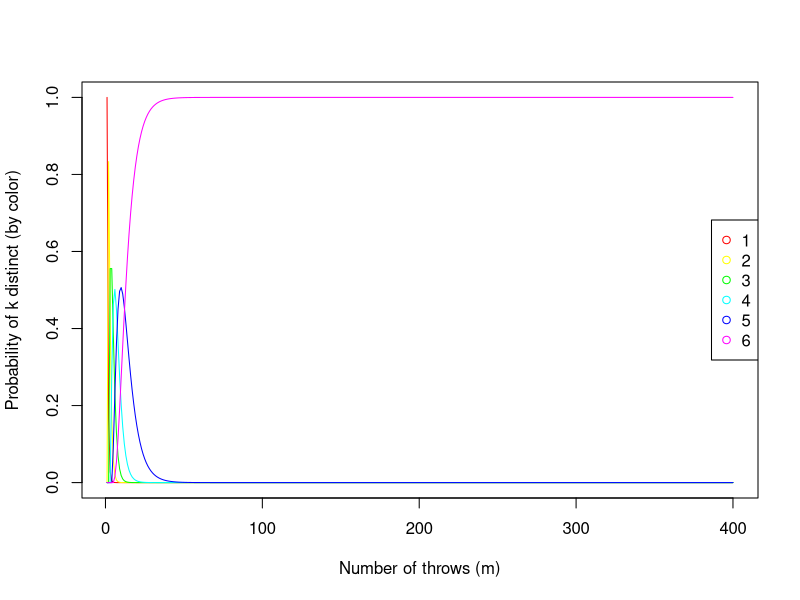

Generate this figure with R:
#######
# HW1 #
#######

M = 400

# declare a new Mx6 array filled with zeroes
p = matrix(0, M, 6)

# p[m, k] = probability of getting k distinct numbers on m dice
# fill in trivial case
p[1,1] = 1

for(m in 2:M) {
    for(k in 1:6) {
        # avoid underindexing
	if(k > 1) {
            # we already chose k-1 different numbers, the last one has to be different as well
            p[m,k] = p[m-1, k-1] * (6 -(k-1)) / 6
	}
	# we already chose k different numbers, so just make sure the last one is one of the k
        p[m,k] = p[m,k] + p[m-1,k] * k / 6
    }
}

"P[m,k] table with row margin sums:"
addmargins(p, 2)


# Do we need to get all six numbers in the same throw?

# A) yes
prob = p[6,6]
nprob = 1-prob
vec = 1:100000
e = sum(vec * prob * nprob^(vec -1))
e 
# easier way is to just 1/prob (about 64)

# B) no, we just want to see every number at least once
# run 10^4 tests
s = 0
for(i in 1:10^4) {
    features = matrix(0, 6)
    pos = 0
    while(sum(features) != 6) {
        features[sample(1:6, 1)] = 1
        pos = pos + 1
    }
    s = s + pos
    features
}
s/10^4
# about 14.65


#######
# HW2 #
#######

# we already have the required table for m <= M

# phantom plot
plot(
    matrix(1:M, 6, M),
    p,
    xlab="Number of throws (m)",
    ylab="Probability of k distinct (by color)",
    type='n',
)
# add colored lines
for(i in 1:6) {
    lines(1:M, p[,i], col=rainbow(6)[i])
}
# add legend
legend("right", legend=1:6, col=rainbow(6), pch=1)
